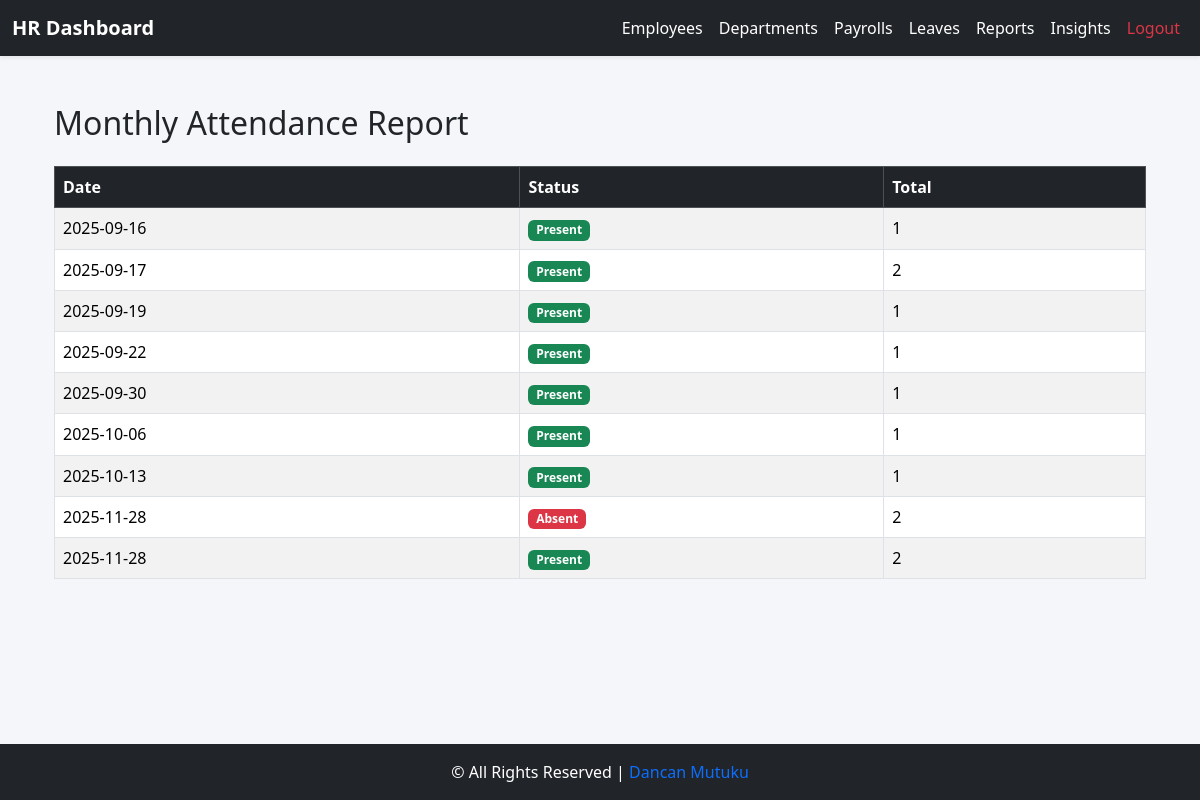
Screenshot of /employee/hr/reports/attendance/ (signed in) with the database file from the repository.
### core/models.py (models this page shows, shortened)
class Attendance(models.Model):
    employee = models.ForeignKey(Employee, on_delete=models.CASCADE, related_name='attendance')
    date = models.DateField(auto_now_add=True)
    check_in = models.TimeField(null=True, blank=True)
    check_out = models.TimeField(null=True, blank=True)
    STATUS_CHOICES = [('Present', 'Present'), ('Absent', 'Absent'), ('Leave', 'Leave')]
    status = models.CharField(max_length=10, choices=STATUS_CHOICES, default='Present')

### core/views.py (the view)
# urls.py: path("hr/reports/attendance/", views.attendance_report, name="attendance_report"),
@login_required
@group_required('HR')
def attendance_report(request):
    data = Attendance.objects.values('date', 'status').annotate(total=models.Count('id')).order_by('date')
    return render(request, "reports/attendance_report.html", {"data": data})

### core/views.py (called while the page is built)
def group_required(group_name):
    def check(user):
        return user.is_superuser or user.groups.filter(name=group_name).exists()
    return user_passes_test(check)

### core/templates/reports/attendance_report.html
{% extends "base_hr.html" %}
{% block content %}
<div class="container mt-4">
    <h2 class="mb-4">Monthly Attendance Report</h2>
    {% if data %}
    <div class="table-responsive">
        <table class="table table-striped table-bordered table-hover align-middle">
            <thead class="table-dark">
                <tr>
                    <th>Date</th>
                    <th>Status</th>
                    <th>Total</th>
                </tr>
            </thead>
            <tbody>
                {% for row in data %}
                <tr>
                    <td>{{ row.date|date:"Y-m-d" }}</td>
                    <td>
                        <span class="badge
                            {% if row.status == 'Present' %}bg-success
                            {% elif row.status == 'Absent' %}bg-danger
                            {% elif row.status == 'Leave' %}bg-warning text-dark
                            {% else %}bg-secondary{% endif %}">
                            {{ row.status }}
                        </span>
                    </td>
                    <td>{{ row.total }}</td>
                </tr>
                {% endfor %}
            </tbody>
        </table>
    </div>
    {% else %}
    <div class="alert alert-info text-center">
        No attendance data available for this month.
    </div>
    {% endif %}
</div>
{% endblock %}

### core/templates/base_hr.html (style rules this page uses)
body { min-height: 100vh; display: flex; flex-direction: column; font-family: "Segoe UI", Tahoma, Geneva, Verdana, sans-serif; background-color: #f5f6fa; }

### rows the page displays
Attendance: date "2025-09-16", status "Present", total "1"
Attendance: date "2025-09-17", status "Present", total "2"
Attendance: date "2025-09-19", status "Present", total "1"
Attendance: date "2025-09-22", status "Present", total "1"
Attendance: date "2025-09-30", status "Present", total "1"
Attendance: date "2025-10-06", status "Present", total "1"
Attendance: date "2025-10-13", status "Present", total "1"

### other values shown
{{ row.date|date:"Y-m-d" }} "2025-11-28" "2025-11-28"
{{ row.status }} "Absent" "Present"
{{ row.total }} "2" "2"
